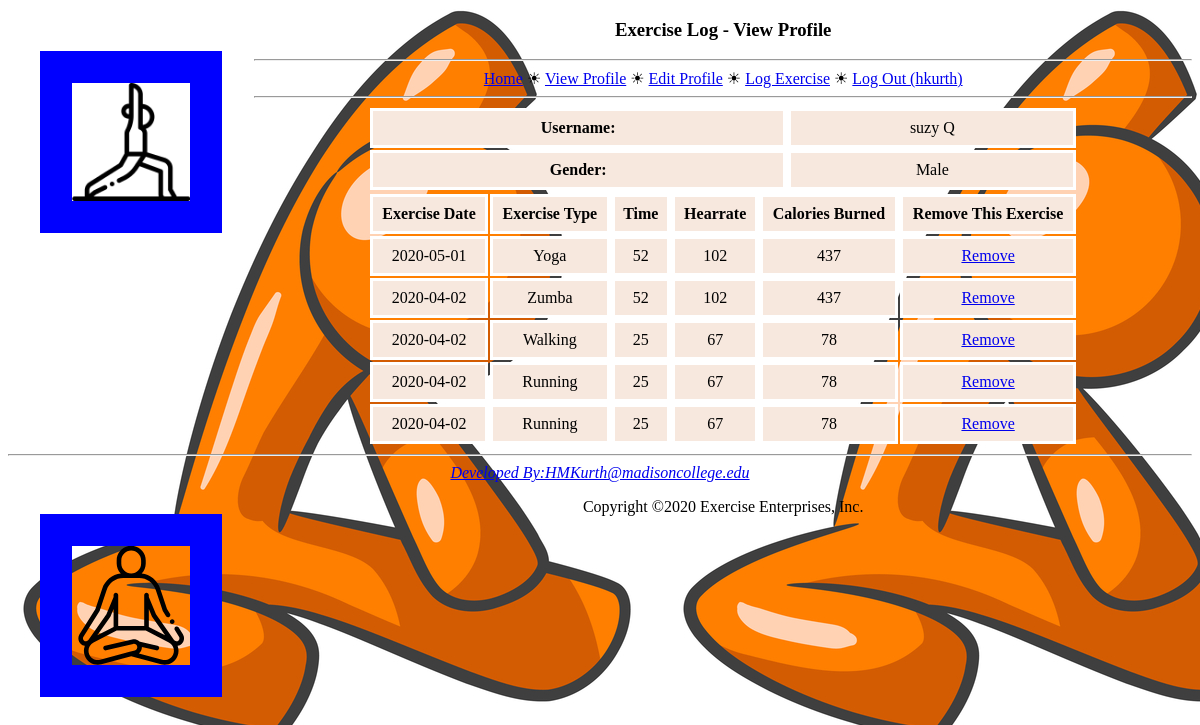
The app's page /project2/viewprofile.php?user_id=3 (signed in) with its own data.
### tables this page shows
CREATE TABLE `exercise_user` (
  `id` int(3) NOT NULL AUTO_INCREMENT,
  `username` varchar(50) NOT NULL,
  `password` varchar(100) DEFAULT NULL,
  `first_name` varchar(50) DEFAULT NULL,
  `last_name` varchar(50) DEFAULT NULL,
  `gender` varchar(3) DEFAULT 'M',
  `birthdate` date DEFAULT NULL,
  `weight` int(4) DEFAULT '200',
  PRIMARY KEY (`id`)
);

CREATE TABLE `exercise_log` (
  `id` int(3) NOT NULL AUTO_INCREMENT,
  `user_id` int(3) DEFAULT NULL,
  `dateOfExercise` date NOT NULL,
  `type` varchar(60) NOT NULL,
  `time_in_minutes` int(3) NOT NULL,
  `heartrate` int(3) NOT NULL,
  `calories` int(5) NOT NULL,
  PRIMARY KEY (`id`),
  KEY `user_id` (`user_id`),
  CONSTRAINT `exercise_log_ibfk_1` FOREIGN KEY (`user_id`) REFERENCES `exercise_user` (`id`)
);

### project2/viewprofile.php (the view, shortened to what this page needs)
<?php
    require_once('header.php');
    require_once('navmenu.php');
    $dbc = mysqli_connect(DB_HOST, DB_USER, DB_PASSWORD, DB_NAME)
            or die('error connecting to database');
    if (!isset($_GET['user_id']))
    {
        $query = "SELECT username, first_name, last_name, gender, birthdate, weight FROM exercise_user WHERE id = '" . $_SESSION['user_id'] . "'"
            or die('Error connecting to database');
    }
    else
    {
        $query = "SELECT username, first_name, last_name, gender, birthdate, weight FROM exercise_user WHERE id = '" . $_GET['user_id'] . "'"
                or die('Error connecting to database');
    }
    $data = mysqli_query($dbc, $query.mysqli_error($dbc));
    if (mysqli_num_rows($data) == 1)
    {
        $row = mysqli_fetch_array($data);
        echo '<table>';
            if (!empty($row['username']))
            {
                echo '<tr><td class="label">Username:</td><td>' . $row['username'] . '</td></tr>';
            }
            if (!empty($row['gender']))
            {
                echo '<tr><td class="label">Gender:</td><td>';
                if ($row['gender'] == 'M')
                {
                    echo 'Male';
                }
            echo '</td></tr>';
            }
          }
    else {
    echo '<p class="error">There was a problem accessing your profile.</p>';
    }
    $query = "SELECT * FROM exercise_log WHERE user_id = '" . $_SESSION['user_id'] . "'Order by dateOfExercise desc LIMIT 15"
            or die('Error connecting to database');
    $data = mysqli_query($dbc, $query);
    echo '<table id="exercise">';
    echo '<th class="label">Exercise Date</th>';
    echo '<th class="label">Exercise Type</th>';
    echo '<th class="label">Time</th>';
    echo '<th class="label">Hearrate</th>';
    echo '<th class="label">Calories Burned</th>';
    echo '<th class="label">Remove This Exercise</th></tr>';
    while ($row = mysqli_fetch_array($data))
    {
        echo '<tr><td>' . $row['dateOfExercise'] . '</td>';
        echo '<td>' . $row['type'] . '</td>';
        echo '<td>' . $row['time_in_minutes'] . '</td>';
        echo '<td>' . $row['heartrate'] . '</td>';
        echo '<td>' . $row['calories'] . '</td>';
        echo '<td><a href="removeexercise.php?id=' . $row['id'] . '&amp;dateOfExercise=' . $row['dateOfExercise'] .
          '&amp;type=' . $row['type'] . '&amp;time_in_minutes=' . $row['time_in_minutes'] .
          '&amp;heartrate=' . $row['heartrate'] . '&amp;calories=' . $row['calories'] . '">Remove</a></td></tr>';
      }
    echo '</table>';
    require_once('footer.php');
?>

### project2/style.css (style rules this page uses)
table { width:60%; margin: auto; border-collapse: separate; border-radius: 3em; }
td , th { border-color: white; border-width: 3px; border-style: solid; padding: .5em .5em .5em .5em; background-color: #f7e8de; }
td.label { font-weight: bold; }
body { background: url("stretch.jpg"); background-color:#dadaf3; }
html { font-family: Scope One; text-align: center; }

### records on screen
exercise_user: username "suzy Q"
exercise_log: dateOfExercise "2020-05-01", type "Yoga", time_in_minutes "52", heartrate "102", calories "437"
exercise_log: dateOfExercise "2020-04-02", type "Zumba", time_in_minutes "52", heartrate "102", calories "437"
exercise_log: dateOfExercise "2020-04-02", type "Walking", time_in_minutes "25", heartrate "67", calories "78"
exercise_log: dateOfExercise "2020-04-02", type "Running", time_in_minutes "25", heartrate "67", calories "78"
exercise_log: dateOfExercise "2020-04-02", type "Running", time_in_minutes "25", heartrate "67", calories "78"

### other values on screen
$page_title "View Profile"
$_SESSION['username'] "hkurth"
